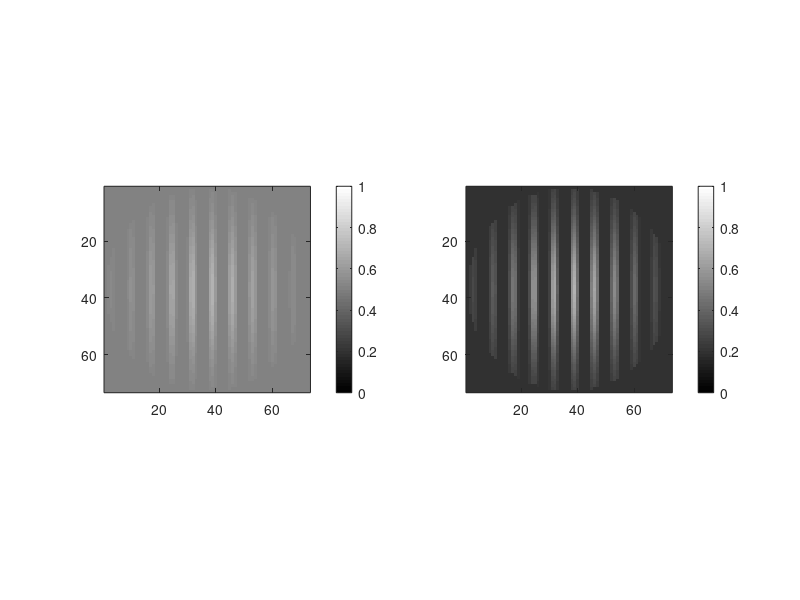

The MATLAB script that drew this image:
clear; clc; close all;

info.pix_per_deg = 35.8071;
Gabor.freq_deg              = 5; % spatial frequency (cycles/deg)
Gabor.period                = 1/Gabor.freq_deg*info.pix_per_deg; % in pixels
Gabor.freq_pix              = 1/Gabor.period;% in pixels
Gabor.diameter_deg          = 2;
Gabor.patchHalfSize         = round(info.pix_per_deg*(Gabor.diameter_deg/2)); % 50 pix
Gabor.SDofGaussX            = Gabor.patchHalfSize/2;
Gabor.patchPixel            = -Gabor.patchHalfSize:Gabor.patchHalfSize;
Gabor.elp                   = 1;
Gabor.WorB                  = -1; % 1:black, -1:white

% gabor parameters:
period = Gabor.period; % in pixels
f = 1/period; % spatial frequency
SDofGaussX = Gabor.SDofGaussX; % SD of x-axis of Gaussian ellipse (fixed; unit = pixel)
patchHalfSize = Gabor.patchHalfSize; % canvas on which gaussians are drawn
elp = Gabor.elp;
patchPixel = -patchHalfSize:patchHalfSize;

% define gabor positions (horizontal line atm):
gaborrect = [-1,-1,1,1]*Gabor.patchHalfSize; % canvas on which gaussians are drawn

% make gabor:
[x,y] = meshgrid(patchPixel, patchPixel);
valleyC = Gabor.WorB; % 1:black, -1:white
SDofGaussY = SDofGaussX;
% Gabor.Xpos = center_x + [-100, 100];

grey = 0.5;

    bkg_color = [grey, .2];

    
    
    gauss = exp(-(x.^2/(2*SDofGaussX^2)+y.^2/(2*SDofGaussY^2)));
    gauss(gauss < 0.01) = 0;
    t = 0;
    gabor = sin(2*pi*f*(y*sin(t) + x*cos(t))).*gauss;
    
    contrast = .4;
    peak = (1 + contrast)*0.5;
    
    baseM_all = cell(0);
    for side = 1:2
        this_bkg = bkg_color(side);
        amp = peak - this_bkg;
        M = gabor*amp + this_bkg;
        M(M < this_bkg) = this_bkg;
        % crop outside the circle
        px = 0;
        py = 0;
        th = linspace(0, 2*pi);
        xc = px + patchHalfSize*cos(th);
        yc = py + patchHalfSize*sin(th);
        idx = inpolygon(y(:),x(:),xc,yc);
        M(~idx) = this_bkg;
        baseM_all{side} = M;
        
        subplot(1,2,side)
        imagesc(M,[0,1]);
        colormap(gray)
        colorbar
        axis square
        
        [max(M(:)), min(M(:))]
       
    end
    
    
    
    
    
%     figure;
%     subplot(121)
%     imagesc(gabor,[-1,1])
%     colormap(gray)
%     colorbar
%     axis square
%     subplot(122)
%     plot(gabor(round(size(gabor,2)/2),:))
%     axis square
    
    
    
    
    
    